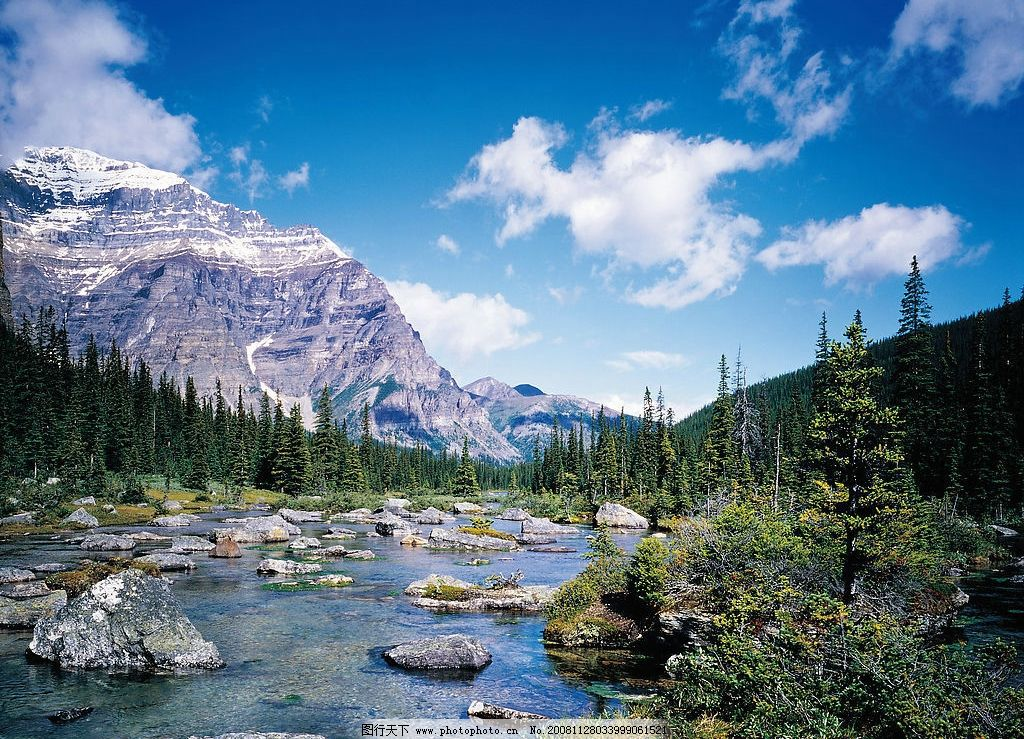
#> input picture PythonStudy/7-模块/titan.jpg, 1024 x 739 px
$ python '7-安装第三方模块.py'
#> lines starting #> are read from the running program, lines starting #| are printed output that depends on the picture


# 使用第三方库: Pillow
# 操作图像
from PIL import Image, ImageFilter


# 打开一个jpg图像文件，注意是当前路径:
im = Image.open('titan.jpg')
#> im is the input picture: PIL image 1024x739 RGB; mean R, G, B 88.9, 119.9, 142.4

# 获得图像尺寸
w, h = im.size
#> w = 1024; h = 739
print('image size: %sx%s' % (w, h))
#| image size: 1024x739

# 缩放到50%:
im.thumbnail((w//2, h//2))
#> im: PIL image 511x369 RGB
print('image to: %sx%s' % (w//2, h//2))
#| image to: 512x369

# 把缩放后的图像用jpeg格式保存:
im.save('jun.jpg', 'jpeg')


# 打开一个jpg图像文件，注意是当前路径:
im = Image.open('jun.jpg')
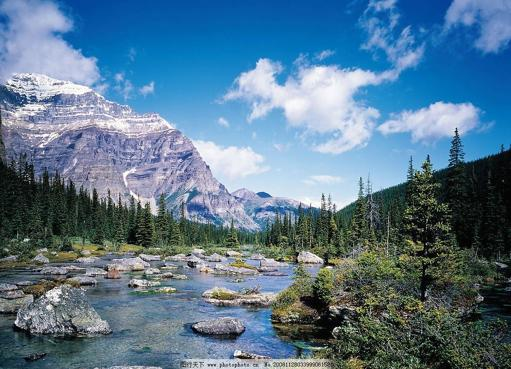
#> im: PIL image 511x369 RGB; mean R, G, B 89, 119.9, 142.5
# 应用模糊滤镜:
im2 = im.filter(ImageFilter.BLUR)
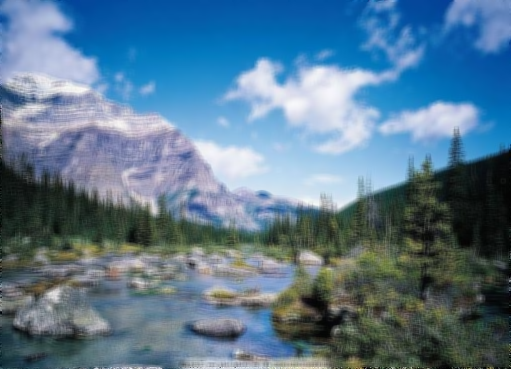
#> im2: PIL image 511x369 RGB; mean R, G, B 89, 119.9, 142.6
im2.save('jun1.jpg', 'jpeg')
